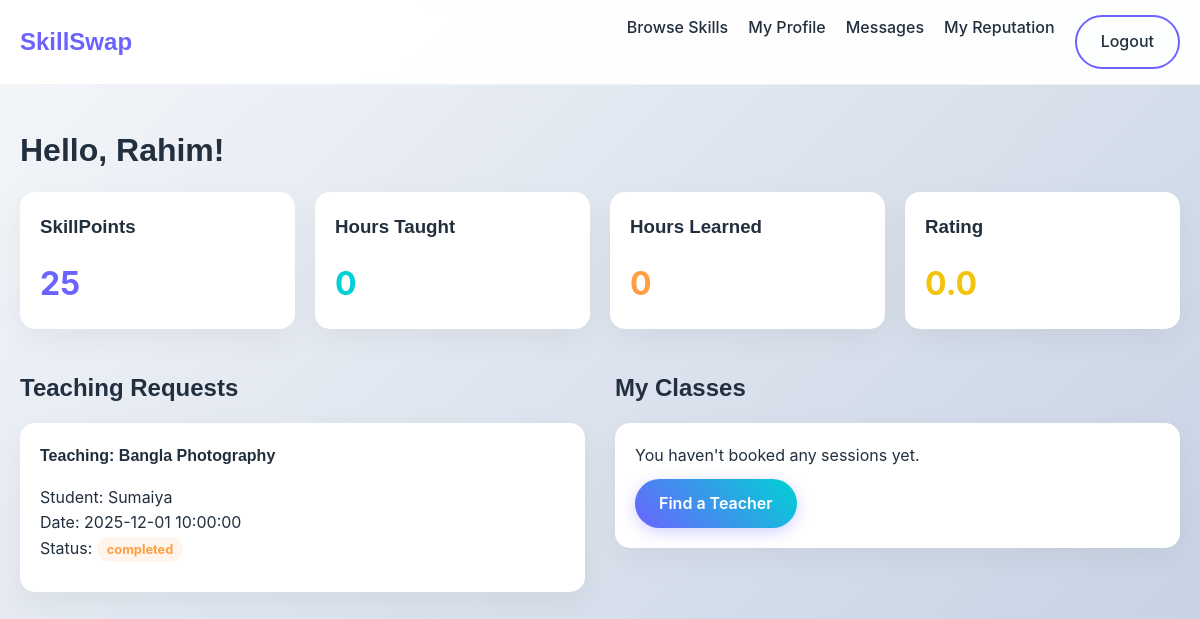
Page /skillswap/dashboard.php (signed in) on the committed database.
### tables this page shows
CREATE TABLE user (
    user_id INT AUTO_INCREMENT PRIMARY KEY,
    
    first_name VARCHAR(50),
    last_name VARCHAR(50),
    email VARCHAR(120) UNIQUE NOT NULL,
    password VARCHAR(100) NOT NULL,
    role ENUM('admin','user') DEFAULT 'user',
    preferred_language VARCHAR(50),
    city VARCHAR(80),
    country VARCHAR(80),

    skillpoints INT DEFAULT 0
);

CREATE TABLE teacher (
    teacher_id INT PRIMARY KEY,
    total_hours_taught INT DEFAULT 0,
    average_rating DECIMAL(3,2),

    FOREIGN KEY (teacher_id) REFERENCES user(user_id)
        ON DELETE CASCADE
);

CREATE TABLE learner (
    learner_id INT PRIMARY KEY,
    total_hours_learned INT DEFAULT 0,
    learner_level VARCHAR(50),

    FOREIGN KEY (learner_id) REFERENCES user(user_id)
        ON DELETE CASCADE
);

CREATE TABLE session (
    teacher_id INT,
    learner_id INT,
    session_no INT,
    status ENUM('pending','accepted','completed') DEFAULT 'pending',
    scheduled_time DATETIME,
    duration_hours INT,
    skillpoints_transferred INT,
    skill_id INT,

    PRIMARY KEY (teacher_id, session_no),

    FOREIGN KEY (teacher_id) REFERENCES teacher(teacher_id)
        ON DELETE CASCADE,
    FOREIGN KEY (learner_id) REFERENCES learner(learner_id)
        ON DELETE CASCADE,

    FOREIGN KEY (skill_id) REFERENCES skill(skill_id)
        ON DELETE SET NULL
);

CREATE TABLE skill (
    skill_id INT AUTO_INCREMENT PRIMARY KEY,
    title VARCHAR(200) NOT NULL,
    category VARCHAR(100),
    difficulty_level VARCHAR(50),
    difficulty_notes VARCHAR(255),
    est_learning_time INT,
    is_verified BOOLEAN DEFAULT FALSE
);

### skillswap/dashboard.php (the view, shortened to what this page needs)
<?php
include 'includes/db.php';
$user_id = $_SESSION['user_id'];
$user_name = $_SESSION['name'];
$user = $conn->query("SELECT * FROM user WHERE user_id = $user_id")->fetch_assoc();
$teacher = $conn->query("SELECT * FROM teacher WHERE teacher_id = $user_id")->fetch_assoc();
$learner = $conn->query("SELECT * FROM learner WHERE learner_id = $user_id")->fetch_assoc();
$learning_sessions = $conn->query("
    SELECT s.*, u.first_name as teacher_name, sk.title as skill_title
    FROM session s
    JOIN user u ON s.teacher_id = u.user_id
    JOIN skill sk ON s.skill_id = sk.skill_id
    WHERE s.learner_id = $user_id
    ORDER BY s.scheduled_time DESC
");
$teaching_sessions = $conn->query("
    SELECT s.*, u.first_name as learner_name, sk.title as skill_title
    FROM session s
    JOIN user u ON s.learner_id = u.user_id
    JOIN skill sk ON s.skill_id = sk.skill_id
    WHERE s.teacher_id = $user_id
    ORDER BY s.scheduled_time DESC
");
?>
<!DOCTYPE html>
<html lang="en">
<head>
    <link rel="stylesheet" href="css/style.css">
</head>
<body>
<header>
    <div class="container">
        <nav>
            <a href="index.php" class="logo">SkillSwap</a>
            <div class="nav-links">
                <a href="skills.php">Browse Skills</a>
                <a href="profile.php">My Profile</a>
                <a href="messages.php">Messages</a>
                <a href="reviews.php">My Reputation</a>
                <a href="logout.php" class="btn btn-outline">Logout</a>
            </div>
        </nav>
    </div>
</header>
<div class="container" style="margin-top: 40px;">
    <h1>Hello, <?php echo $user_name; ?>!</h1>
    <div class="grid-4" style="margin-bottom: 40px;">
        <div class="card">
            <h3>SkillPoints</h3>
            <p style="font-size: 2rem; color: var(--primary); font-weight: bold;"><?php echo $user['skillpoints']; ?></p>
        </div>
        <div class="card">
            <h3>Hours Taught</h3>
            <p style="font-size: 2rem; color: var(--secondary); font-weight: bold;"><?php echo $teacher['total_hours_taught']; ?></p>
        </div>
        <div class="card">
            <h3>Hours Learned</h3>
            <p style="font-size: 2rem; color: var(--accent); font-weight: bold;"><?php echo $learner['total_hours_learned']; ?></p>
        </div>
        <div class="card">
            <h3>Rating</h3>
            <p style="font-size: 2rem; color: #f1c40f; font-weight: bold;"><?php echo $teacher['average_rating'] ? $teacher['average_rating'] : '0.0'; ?></p>
        </div>
    </div>
    <div class="grid-2">
        <div>
            <h2>Teaching Requests</h2>
            <?php if($teaching_sessions->num_rows > 0): ?>
                <?php while($txn = $teaching_sessions->fetch_assoc()): ?>
                    <div class="card" style="margin-bottom: 20px;">
                        <h4>Teaching: <?php echo $txn['skill_title']; ?></h4>
                        <p>Student: <?php echo $txn['learner_name']; ?></p>
                        <p>Date: <?php echo $txn['scheduled_time']; ?></p>
                        <p>Status: <span class="badge badge-warning"><?php echo $txn['status']; ?></span></p>
                    </div>
                <?php endwhile; ?>
            <?php else: ?>
                <div class="card"><p>No active teaching requests.</p></div>
            <?php endif; ?>
        </div>
        <div>
            <h2>My Classes</h2>
            <?php if($learning_sessions->num_rows > 0): ?>
                <?php while($txn = $learning_sessions->fetch_assoc()): ?>
                    <div class="card" style="margin-bottom: 20px;">
                        <h4>Learning: <?php echo $txn['skill_title']; ?></h4>
                        <p>Teacher: <?php echo $txn['teacher_name']; ?></p>
                        <p>Date: <?php echo $txn['scheduled_time']; ?></p>
                        <p>Status: <span class="badge badge-success"><?php echo $txn['status']; ?></span></p>
                        <div style="margin-top: 10px;">
                             <?php if($txn['status'] == 'completed'): ?>
                                <a href="leave_review.php?teacher_id=<?php echo $txn['teacher_id']; ?>&session_no=<?php echo $txn['session_no']; ?>" class="btn btn-outline" style="font-size: 0.8rem;">Rate Teacher</a>
                             <?php else: ?>
                                <a href="report.php?teacher_id=<?php echo $txn['teacher_id']; ?>&session_no=<?php echo $txn['session_no']; ?>" style="color: red; font-size: 0.8rem;">Report Issue</a>
                             <?php endif; ?>
                        </div>
                    </div>
                <?php endwhile; ?>
            <?php else: ?>
                <div class="card">
                    <p>You haven't booked any sessions yet.</p>
                    <a href="skills.php" class="btn btn-primary" style="margin-top: 10px;">Find a Teacher</a>
                </div>
            <?php endif; ?>
        </div>
    </div>
</div>
</body>
</html>

### skillswap/css/style.css (style rules this page uses)
:root { --primary: #6C63FF; --primary-dark: #5a52d5; --secondary: #00D2D3; --accent: #FF9F43; --danger: #FF6B6B; --success: #1dd1a1; --dark: #222f3e; --light: #f8f9fa; --glass: rgba(255, 255, 255, 0.95); --glass-border: rgba(255, 255, 255, 0.2); --font-heading: 'Poppins', sans-serif; --font-body: 'Inter', sans-serif; }
* { margin: 0; padding: 0; box-sizing: border-box; font-family: var(--font-body); }
body { background: linear-gradient(135deg, #f5f7fa 0%, #c3cfe2 100%); color: var(--dark); line-height: 1.6; min-height: 100vh; }
h1, h2, h3, h4, h5, h6 { font-family: var(--font-heading); color: var(--dark); margin-bottom: 1rem; }
a { text-decoration: none; color: var(--primary); transition: all 0.3s ease; }
.container { max-width: 1200px; margin: 0 auto; padding: 0 20px; }
.btn { display: inline-block; padding: 12px 24px; border-radius: 50px; font-weight: 600; cursor: pointer; border: none; transition: transform 0.2s, box-shadow 0.2s; }
.btn-primary { background: linear-gradient(45deg, var(--primary), var(--secondary)); color: white; box-shadow: 0 4px 15px rgba(108, 99, 255, 0.3); }
.btn-outline { background: transparent; border: 2px solid var(--primary); color: var(--primary); }
.card { background: white; border-radius: 15px; padding: 20px; box-shadow: 0 10px 30px rgba(0,0,0,0.05); transition: transform 0.3s; }
.badge { padding: 5px 10px; border-radius: 20px; font-size: 0.8rem; font-weight: bold; }
.badge-warning { background: rgba(255, 159, 67, 0.1); color: var(--accent); }
header { background: var(--glass); backdrop-filter: blur(10px); position: sticky; top: 0; z-index: 1000; border-bottom: 1px solid rgba(0,0,0,0.05); padding: 15px 0; }
nav { display: flex; justify-content: space-between; align-items: center; }
.logo { font-size: 1.5rem; font-weight: 800; color: var(--primary); font-family: var(--font-heading); }
.nav-links { display: flex; gap: 20px; }
.nav-links a { color: var(--dark); font-weight: 500; }
.grid-2 { display: grid; grid-template-columns: 1fr 1fr; gap: 30px; }
.grid-4 { display: grid; grid-template-columns: repeat(4, 1fr); gap: 20px; }

### rows in the picture
user: skillpoints "25"
teacher: total_hours_taught "0"
learner: total_hours_learned "0"
session: skill.title "Bangla Photography", user.first_name "Sumaiya", scheduled_time "2025-12-01 10:00:00", status "completed"

### other values in the picture
$user_name "Rahim"
